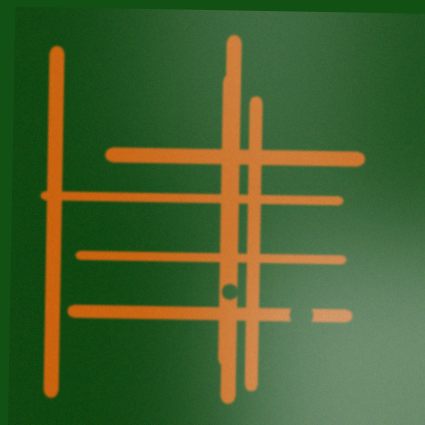
#> input picture scratch/synthetic_images/cam_001.png, 425 x 425 px, found by its file name
$ python test_ecc.py
#> lines starting #> are read from the running program, lines starting #| are printed output that depends on the picture; after the words box and inside, x2 and y2 are one past the last pixel; in counts of white or black regions, pixels touching at a corner belong together; long printed decimals are rounded
#> further down, cam_img is the input picture: shape (425, 425, 3); mean B, G, R 47.3, 97.7, 69.1
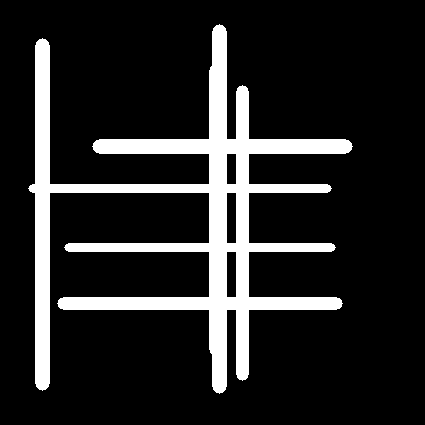
#> input picture scratch/synthetic_images/gt_001.png, 425 x 425 px, found by its file name
#> further down, gt_img is the input picture: shape (425, 425, 3); 14.6% white; 1 white region, box (x1, y1, x2, y2) and area: (28, 24, 353, 394) 26399
### detect.py
import os
import sys

import cv2
import numpy as np


def preprocess_camera(img):
    # ── Step 1: Compute R - G difference ────────────────────────────
    # Copper has higher Red than Green. Background is green substrate.
    b_ch, g_ch, r_ch = cv2.split(img)
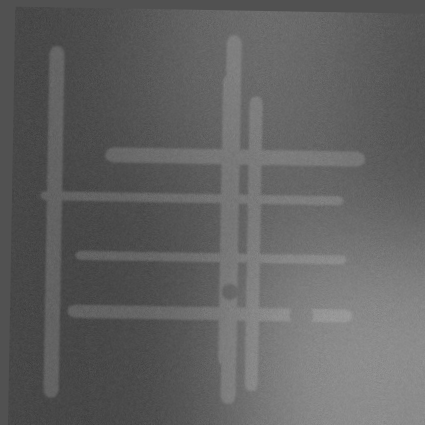
#> g_ch: shape (425, 425); min 59, max 158, mean 97.7
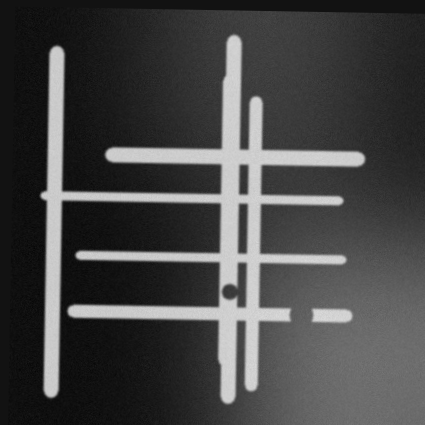
#> r_ch: shape (425, 425); min 5, max 218, mean 69.1
    diff_rg = r_ch.astype(np.int16) - g_ch.astype(np.int16)
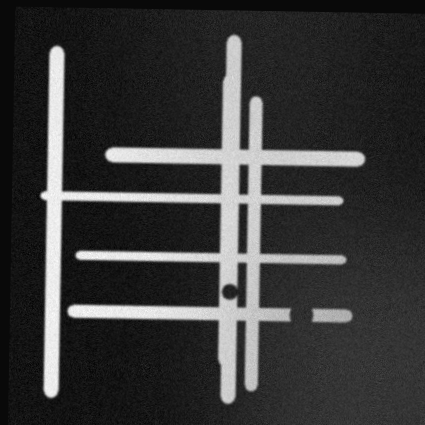
#> diff_rg: shape (425, 425) int16; min -70, max 117, mean -28.5; drawn with min black and max white

    # Threshold at 4 to isolate copper from green substrate
    binary = (diff_rg > 4).astype(np.uint8) * 255
#> binary: shape (425, 425); 15% white; 2 white regions, box (x1, y1, x2, y2) and area: (40, 35, 365, 404) 26619, (312, 308, 353, 323) 517

    # ── Step 2: Clean up ─────────────────────────────────────────────
    # Use morphological closing and opening to remove sensor noise and fill tiny gaps
    k3 = np.ones((3, 3), np.uint8)
    binary = cv2.morphologyEx(binary, cv2.MORPH_CLOSE, k3, iterations=1)
#> binary: shape (425, 425); 15.1% white; 2 white regions, box (x1, y1, x2, y2) and area: (40, 35, 365, 404) 26707, (312, 308, 353, 323) 517
    binary = cv2.morphologyEx(binary, cv2.MORPH_OPEN, k3, iterations=1)
#> binary: shape (425, 425); 15% white; 2 white regions, box (x1, y1, x2, y2) and area: (41, 35, 365, 404) 26665, (312, 309, 352, 323) 514

    # Clear 10-pixel border to eliminate any potential border artifacts
    margin = 10
    binary[0:margin, :] = 0
    binary[-margin:, :] = 0
    binary[:, 0:margin] = 0
    binary[:, -margin:] = 0

    return binary


def preprocess_groundtruth(img):
    gray = cv2.cvtColor(img, cv2.COLOR_BGR2GRAY)
    _, binary = cv2.threshold(gray, 127, 255, cv2.THRESH_BINARY)
    if np.mean(binary == 255) > 0.50:
        binary = cv2.bitwise_not(binary)

    # Clear 10-pixel border to eliminate light gray border artifacts
    margin = 10
    binary[0:margin, :] = 0
    binary[-margin:, :] = 0
    binary[:, 0:margin] = 0
    binary[:, -margin:] = 0

    print(f"    GT white%={np.mean(binary == 255):.1%}")
#|     GT white%=14.6%
    return binary


# [155 lines left out: functions align_images, classify_defect, detect_faults, not called in this run]


# [9 lines that do not run on import are left out]

### scratch/test_ecc.py
import cv2
import numpy as np
import sys
import os

# Load images
cam_img = cv2.imread("/home/affan/Projects/Electrion/synthetic_images/cam_001.png")
gt_img = cv2.imread("/home/affan/Projects/Electrion/synthetic_images/gt_001.png")

from detect import preprocess_camera, preprocess_groundtruth, align_images

cam_bin = preprocess_camera(cam_img)
gt_bin = preprocess_groundtruth(gt_img)

# Initial phase correlation alignment
h_cam, w_cam = cam_bin.shape
#> h_cam = 425; w_cam = 425
h_gt, w_gt = gt_bin.shape
#> h_gt = 425; w_gt = 425
max_h = max(h_cam, h_gt)
#> max_h = 425
max_w = max(w_cam, w_gt)
#> max_w = 425

cam_padded = np.zeros((max_h, max_w), dtype=np.uint8)
cam_padded[0:h_cam, 0:w_cam] = cam_bin

gt_padded = np.zeros((max_h, max_w), dtype=np.uint8)
gt_padded[0:h_gt, 0:w_gt] = gt_bin

dist_cam = cv2.distanceTransform(cam_padded, cv2.DIST_L2, 5)
dist_gt = cv2.distanceTransform(gt_padded, cv2.DIST_L2, 5)
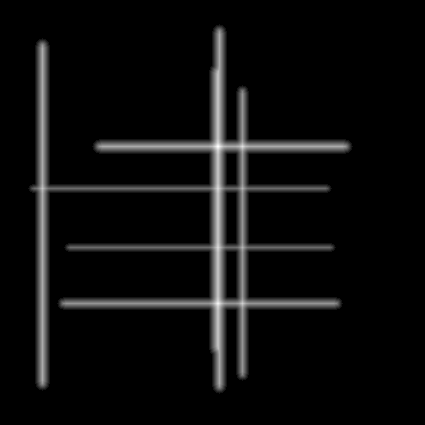
#> dist_gt: shape (425, 425) float32; min 0, max 12, mean 0.594; drawn with min black and max white

shift, response = cv2.phaseCorrelate(
    dist_cam.astype(np.float32), dist_gt.astype(np.float32)
)
#> shift = (-9.25, -11.36); response = 0.24
dx, dy = int(round(shift[0])), int(round(shift[1]))
#> dx = -9; dy = -11
print(f"Phase correlation shift: dx={dx}, dy={dy}")
#| Phase correlation shift: dx=-9, dy=-11

# Initialize Euclidean warp matrix
warp_matrix = np.eye(2, 3, dtype=np.float32)
warp_matrix[0, 2] = -dx
warp_matrix[1, 2] = -dy

# Run ECC
criteria = (cv2.TERM_CRITERIA_EPS | cv2.TERM_CRITERIA_COUNT, 50, 0.001)
try:
    # Use distance transforms for ECC since they have smooth gradients
    cc, warp_matrix = cv2.findTransformECC(
        dist_cam.astype(np.float32),
        dist_gt.astype(np.float32),
        warp_matrix,
        cv2.MOTION_EUCLIDEAN,
        criteria
    )
#> cc = 0.0819; warp_matrix = [[1, 0.0109, 6.21], [-0.0109, 1, 13.48]]
    print("ECC Converged, cc =", cc)
#| ECC Converged, cc = 0.08185
    print("Warp Matrix:\n", warp_matrix)
#| Warp Matrix:
#|  [[ 9.9994040e-01  1.0919149e-02  6.2059698e+00]
#|  [-1.0919149e-02  9.9994040e-01  1.3483200e+01]]

    # Warp gt_bin with the refined warp matrix
    gt_aligned = cv2.warpAffine(
        gt_bin, warp_matrix, (w_cam, h_cam), flags=cv2.INTER_NEAREST, borderValue=0
    )
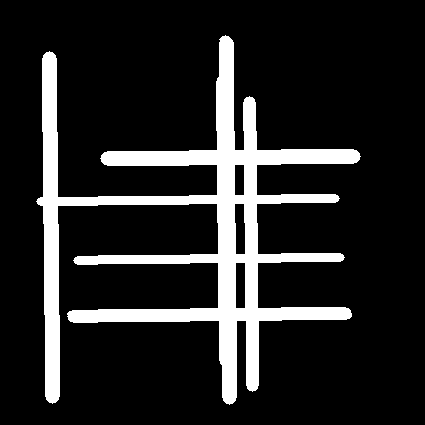
#> gt_aligned: shape (425, 425); 14.6% white; 1 white region, box (x1, y1, x2, y2) and area: (36, 35, 361, 405) 26398
    diff = cv2.bitwise_xor(cam_bin, gt_aligned)
#> diff: shape (425, 425); 6.1% white; 32 white regions (4 under 20 px), largest, box (x1, y1, x2, y2) and area: (36, 46, 221, 315) 2944, (58, 201, 221, 315) 1694, (230, 35, 252, 150) 1098
    diff = cv2.morphologyEx(diff, cv2.MORPH_OPEN, np.ones((5, 5), np.uint8), iterations=1)
#> diff: shape (425, 425); 2.9% white; 20 white regions, largest, box (x1, y1, x2, y2) and area: (53, 46, 65, 182) 891, (232, 35, 242, 150) 796, (216, 36, 227, 147) 695

    num_labels, labels, stats, _ = cv2.connectedComponentsWithStats(diff, connectivity=8)
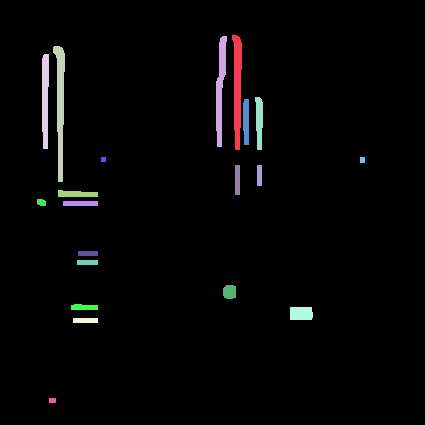
#> labels: shape (425, 425) int32; 21 distinct labels, from 0 to 20; one colour per label, 0 black
#> num_labels = 21; stats = 21 rows, first 6: [0, 0, 425, 425, 175342], [232, 35, 10, 115, 796], [216, 36, 11, 111, 695], [53, 46, 12, 136, 891], [42, 54, 7, 95, 581], [255, 97, 8, 53, 327]
    print(f"Number of detected defect regions after ECC: {num_labels - 1}")
#| Number of detected defect regions after ECC: 20
    for i in range(1, num_labels):
        print(f"  Region {i}: area = {stats[i, cv2.CC_STAT_AREA]}, left={stats[i, cv2.CC_STAT_LEFT]}, top={stats[i, cv2.CC_STAT_TOP]}")
#> this loop made 20 passes
#|   Region 1: area = 796, left=232, top=35
#|   Region 2: area = 695, left=216, top=36
#|   Region 3: area = 891, left=53, top=46
#|   Region 4: area = 581, left=42, top=54
#|   Region 5: area = 327, left=255, top=97
#|   Region 6: area = 259, left=243, top=99
#|   Region 7: area = 25, left=101, top=157
#|   Region 8: area = 30, left=360, top=157
#> (further printed lines are left out)
except Exception as e:
    print("ECC failed:", e)
